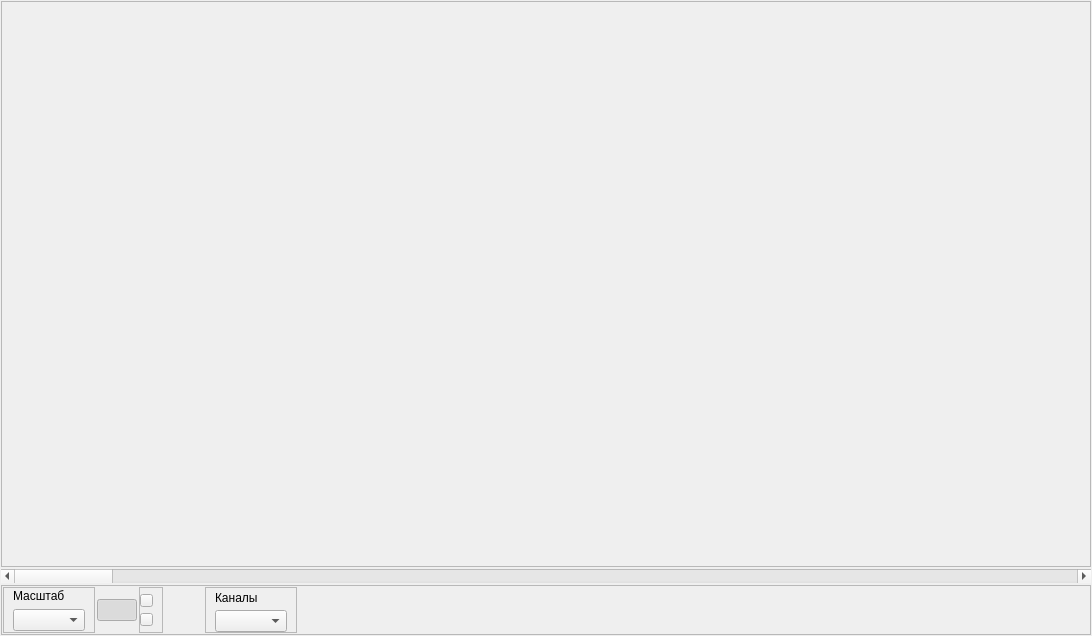
<?xml version="1.0" encoding="UTF-8"?>
<ui version="4.0">
 <class>WeightPlateGraphVisualWidget</class>
 <widget class="QWidget" name="WeightPlateGraphVisualWidget">
  <property name="geometry">
   <rect>
    <x>0</x>
    <y>0</y>
    <width>1092</width>
    <height>636</height>
   </rect>
  </property>
  <property name="windowTitle">
   <string>Form</string>
  </property>
  <layout class="QVBoxLayout" name="verticalLayout">
   <property name="spacing">
    <number>2</number>
   </property>
   <property name="leftMargin">
    <number>1</number>
   </property>
   <property name="topMargin">
    <number>1</number>
   </property>
   <property name="rightMargin">
    <number>1</number>
   </property>
   <property name="bottomMargin">
    <number>1</number>
   </property>
   <item>
    <widget class="QFrame" name="frGraph">
     <property name="frameShape">
      <enum>QFrame::StyledPanel</enum>
     </property>
     <property name="frameShadow">
      <enum>QFrame::Raised</enum>
     </property>
     <layout class="QVBoxLayout" name="verticalLayout_3">
      <property name="spacing">
       <number>2</number>
      </property>
      <property name="leftMargin">
       <number>1</number>
      </property>
      <property name="topMargin">
       <number>1</number>
      </property>
      <property name="rightMargin">
       <number>1</number>
      </property>
      <property name="bottomMargin">
       <number>1</number>
      </property>
      <item>
       <widget class="AreaGraph" name="wgtGraph" native="true">
        <property name="mouseTracking">
         <bool>true</bool>
        </property>
       </widget>
      </item>
     </layout>
    </widget>
   </item>
   <item>
    <widget class="QScrollBar" name="sbSignal">
     <property name="orientation">
      <enum>Qt::Horizontal</enum>
     </property>
    </widget>
   </item>
   <item>
    <widget class="QFrame" name="frToolbar">
     <property name="sizePolicy">
      <sizepolicy hsizetype="Preferred" vsizetype="Fixed">
       <horstretch>0</horstretch>
       <verstretch>0</verstretch>
      </sizepolicy>
     </property>
     <property name="frameShape">
      <enum>QFrame::StyledPanel</enum>
     </property>
     <property name="frameShadow">
      <enum>QFrame::Raised</enum>
     </property>
     <layout class="QHBoxLayout" name="horizontalLayout">
      <property name="spacing">
       <number>2</number>
      </property>
      <property name="leftMargin">
       <number>1</number>
      </property>
      <property name="topMargin">
       <number>1</number>
      </property>
      <property name="rightMargin">
       <number>1</number>
      </property>
      <property name="bottomMargin">
       <number>1</number>
      </property>
      <item>
       <widget class="QFrame" name="frScale">
        <property name="frameShape">
         <enum>QFrame::StyledPanel</enum>
        </property>
        <property name="frameShadow">
         <enum>QFrame::Raised</enum>
        </property>
        <layout class="QVBoxLayout" name="verticalLayout_2">
         <property name="topMargin">
          <number>1</number>
         </property>
         <property name="bottomMargin">
          <number>1</number>
         </property>
         <item>
          <widget class="QLabel" name="lblScale">
           <property name="text">
            <string>Масштаб</string>
           </property>
          </widget>
         </item>
         <item>
          <widget class="QComboBox" name="cbScale">
           <property name="maxVisibleItems">
            <number>15</number>
           </property>
          </widget>
         </item>
        </layout>
       </widget>
      </item>
      <item>
       <widget class="QPushButton" name="btnFullSignal">
        <property name="text">
         <string/>
        </property>
        <property name="icon">
         <iconset resource="../../../../../kernel.qrc">
          <normaloff>:/images/Tools/FullSignal.png</normaloff>:/images/Tools/FullSignal.png</iconset>
        </property>
        <property name="iconSize">
         <size>
          <width>22</width>
          <height>22</height>
         </size>
        </property>
        <property name="checkable">
         <bool>true</bool>
        </property>
        <property name="checked">
         <bool>true</bool>
        </property>
       </widget>
      </item>
      <item>
       <widget class="QFrame" name="frFullSignal">
        <property name="frameShape">
         <enum>QFrame::StyledPanel</enum>
        </property>
        <property name="frameShadow">
         <enum>QFrame::Raised</enum>
        </property>
        <layout class="QVBoxLayout" name="verticalLayout_5">
         <property name="spacing">
          <number>0</number>
         </property>
         <property name="leftMargin">
          <number>0</number>
         </property>
         <property name="topMargin">
          <number>0</number>
         </property>
         <property name="bottomMargin">
          <number>0</number>
         </property>
         <item>
          <widget class="QPushButton" name="btnHScalePlus">
           <property name="maximumSize">
            <size>
             <width>13</width>
             <height>13</height>
            </size>
           </property>
           <property name="text">
            <string/>
           </property>
           <property name="icon">
            <iconset resource="../../../../../kernel.qrc">
             <normaloff>:/images/Tools/Plus_10.png</normaloff>:/images/Tools/Plus_10.png</iconset>
           </property>
           <property name="iconSize">
            <size>
             <width>9</width>
             <height>9</height>
            </size>
           </property>
          </widget>
         </item>
         <item>
          <widget class="QPushButton" name="btnHScaleMinus">
           <property name="maximumSize">
            <size>
             <width>13</width>
             <height>13</height>
            </size>
           </property>
           <property name="text">
            <string/>
           </property>
           <property name="icon">
            <iconset resource="../../../../../kernel.qrc">
             <normaloff>:/images/Tools/Minus_10.png</normaloff>:/images/Tools/Minus_10.png</iconset>
           </property>
           <property name="iconSize">
            <size>
             <width>10</width>
             <height>10</height>
            </size>
           </property>
          </widget>
         </item>
        </layout>
       </widget>
      </item>
      <item>
       <spacer name="horizontalSpacer_2">
        <property name="orientation">
         <enum>Qt::Horizontal</enum>
        </property>
        <property name="sizeType">
         <enum>QSizePolicy::Fixed</enum>
        </property>
        <property name="sizeHint" stdset="0">
         <size>
          <width>40</width>
          <height>20</height>
         </size>
        </property>
       </spacer>
      </item>
      <item>
       <widget class="QFrame" name="frChannel">
        <property name="frameShape">
         <enum>QFrame::StyledPanel</enum>
        </property>
        <property name="frameShadow">
         <enum>QFrame::Raised</enum>
        </property>
        <layout class="QVBoxLayout" name="verticalLayout_4">
         <property name="spacing">
          <number>3</number>
         </property>
         <property name="topMargin">
          <number>0</number>
         </property>
         <property name="bottomMargin">
          <number>0</number>
         </property>
         <item>
          <widget class="QLabel" name="lblChannel">
           <property name="text">
            <string>Каналы</string>
           </property>
          </widget>
         </item>
         <item>
          <widget class="QComboBox" name="cbChannels"/>
         </item>
        </layout>
       </widget>
      </item>
      <item>
       <spacer name="horizontalSpacer">
        <property name="orientation">
         <enum>Qt::Horizontal</enum>
        </property>
        <property name="sizeHint" stdset="0">
         <size>
          <width>40</width>
          <height>20</height>
         </size>
        </property>
       </spacer>
      </item>
     </layout>
    </widget>
   </item>
  </layout>
 </widget>
 <customwidgets>
  <customwidget>
   <class>AreaGraph</class>
   <extends>QWidget</extends>
   <header location="global">areagraph.h</header>
   <container>1</container>
  </customwidget>
 </customwidgets>
 <resources>
  <include location="../../../../../kernel.qrc"/>
 </resources>
 <connections>
  <connection>
   <sender>cbScale</sender>
   <signal>currentIndexChanged(int)</signal>
   <receiver>WeightPlateGraphVisualWidget</receiver>
   <slot>scaleChange(int)</slot>
   <hints>
    <hint type="sourcelabel">
     <x>50</x>
     <y>612</y>
    </hint>
    <hint type="destinationlabel">
     <x>1093</x>
     <y>177</y>
    </hint>
   </hints>
  </connection>
  <connection>
   <sender>btnFullSignal</sender>
   <signal>clicked(bool)</signal>
   <receiver>WeightPlateGraphVisualWidget</receiver>
   <slot>btnFulSignalClicked(bool)</slot>
   <hints>
    <hint type="sourcelabel">
     <x>110</x>
     <y>608</y>
    </hint>
    <hint type="destinationlabel">
     <x>1094</x>
     <y>223</y>
    </hint>
   </hints>
  </connection>
  <connection>
   <sender>btnHScaleMinus</sender>
   <signal>clicked()</signal>
   <receiver>WeightPlateGraphVisualWidget</receiver>
   <slot>btnMinusClicked()</slot>
   <hints>
    <hint type="sourcelabel">
     <x>139</x>
     <y>619</y>
    </hint>
    <hint type="destinationlabel">
     <x>1092</x>
     <y>286</y>
    </hint>
   </hints>
  </connection>
  <connection>
   <sender>btnHScalePlus</sender>
   <signal>clicked()</signal>
   <receiver>WeightPlateGraphVisualWidget</receiver>
   <slot>btnPlusClicked()</slot>
   <hints>
    <hint type="sourcelabel">
     <x>141</x>
     <y>597</y>
    </hint>
    <hint type="destinationlabel">
     <x>1093</x>
     <y>322</y>
    </hint>
   </hints>
  </connection>
  <connection>
   <sender>sbSignal</sender>
   <signal>valueChanged(int)</signal>
   <receiver>WeightPlateGraphVisualWidget</receiver>
   <slot>signalScroll(int)</slot>
   <hints>
    <hint type="sourcelabel">
     <x>249</x>
     <y>572</y>
    </hint>
    <hint type="destinationlabel">
     <x>1091</x>
     <y>358</y>
    </hint>
   </hints>
  </connection>
  <connection>
   <sender>cbChannels</sender>
   <signal>currentIndexChanged(int)</signal>
   <receiver>WeightPlateGraphVisualWidget</receiver>
   <slot>on_selectChannel(int)</slot>
   <hints>
    <hint type="sourcelabel">
     <x>266</x>
     <y>615</y>
    </hint>
    <hint type="destinationlabel">
     <x>1092</x>
     <y>400</y>
    </hint>
   </hints>
  </connection>
 </connections>
 <slots>
  <slot>scaleChange(int)</slot>
  <slot>btnFulSignalClicked(bool)</slot>
  <slot>btnMinusClicked()</slot>
  <slot>btnPlusClicked()</slot>
  <slot>signalScroll(int)</slot>
  <slot>on_selectChannel(int)</slot>
 </slots>
</ui>
